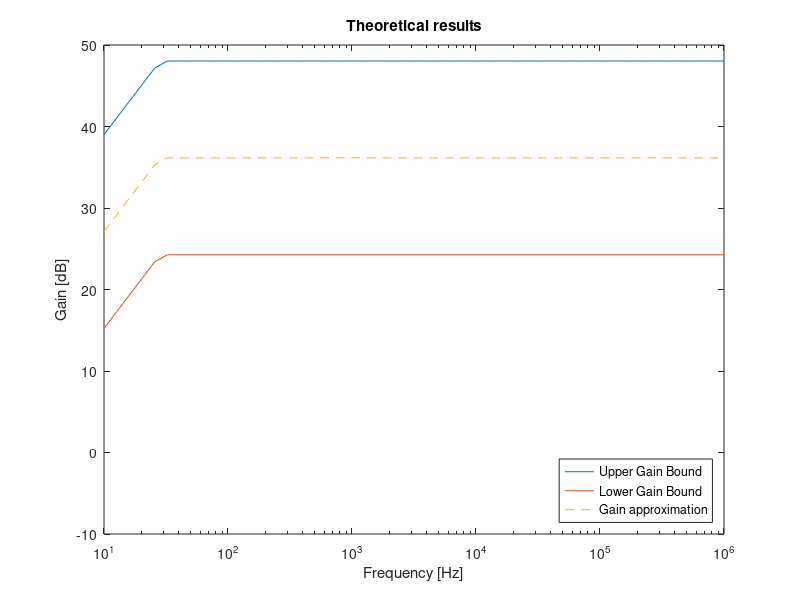

MATLAB code for this plot:

clear all

%gain stage

VT=25e-3
BFN=178.7
VAFN=69.7
RE1_valor=200
RC1=3800
RB1=33700
RB2=3600
VBEON=0.7
VCC=12
RS=100
Ci=800e-6
Ce=800e-6
Co=600e-6
RL=8

RE1=RE1_valor
RB=1/(1/RB1+1/RB2)
VEQ=RB2/(RB1+RB2)*VCC
IB1=(VEQ-VBEON)/(RB+(1+BFN)*RE1)
IC1=BFN*IB1
IE1=(1+BFN)*IB1
VE1=RE1*IE1
VO1=VCC-RC1*IC1
VCE=VO1-VE1


gm1=IC1/VT
rpi1=BFN/gm1
ro1=VAFN/IC1

RSB=RB*RS/(RB+RS)

%%%%%%%%%%%%%%%%%%%%%%%%%%%%%%%%%%%%%%%%%%%%%%%%%%%%%%%%%%%%%
% VERIFICAR QUAL A MELHOR APROXIMACAO, RE1=0 OU RE1=RE1_VALOR
% O VALOR CERTO DEVE FICAR NO MEIO DOS DOIS, ENTRE OC E SC!!!

AV1 = RSB/RS * RC1*(RE1-gm1*rpi1*ro1)/((ro1+RC1+RE1)*(RSB+rpi1+RE1)+gm1*RE1*ro1*rpi1 - RE1^2)
AV1_aux = AV1;
AVI_DB = 20*log10(abs(AV1))
AV1simple = RB/(RB+RS) * gm1*RC1/(1+gm1*RE1)
AVIsimple_DB = 20*log10(abs(AV1simple))


RE1=0
AV1 = RSB/RS * RC1*(RE1-gm1*rpi1*ro1)/((ro1+RC1+RE1)*(RSB+rpi1+RE1)+gm1*RE1*ro1*rpi1 - RE1^2)
AVI_DB = 20*log10(abs(AV1))
AV1simple =  - RSB/RS * gm1*RC1/(1+gm1*RE1)
AVIsimple_DB = 20*log10(abs(AV1simple))
%%%%%%%%%%%%%%%%%%%%%%%%%%%%%%%%%%%%%%%%%%%%%%%%%%%%%%%%%%%%%

RE1=RE1_valor
ZI1 = 1/(1/RB+1/(((ro1+RC1+RE1)*(rpi1+RE1)+gm1*RE1*ro1*rpi1 - RE1^2)/(ro1+RC1+RE1)))
ZX = ro1*((RSB+rpi1)*RE1/(RSB+rpi1+RE1))/(1/(1/ro1+1/(rpi1+RSB)+1/RE1+gm1*rpi1/(rpi1+RSB)))
ZX = ro1*(   1/RE1+1/(rpi1+RSB)+1/ro1+gm1*rpi1/(rpi1+RSB)  )/(   1/RE1+1/(rpi1+RSB) ) 
ZO1_aux = 1/(1/ZX+1/RC1)

RE1= 0
ZI1 = 1/(1/RB+1/(((ro1+RC1+RE1)*(rpi1+RE1)+gm1*RE1*ro1*rpi1 - RE1^2)/(ro1+RC1+RE1)))
ZO1 = 1/(1/ro1+1/RC1)

%ouput stage
BFP = 227.3
VAFP = 37.2
RE2 = 400
VEBON = 0.7
VI2 = VO1
IE2 = (VCC-VEBON-VI2)/RE2
IC2 = BFP/(BFP+1)*IE2
VO2 = VCC - RE2*IE2
VEC = VO2

gm2 = IC2/VT
go2 = IC2/VAFP
gpi2 = gm2/BFP
ge2 = 1/RE2

AV2 = gm2/(gm2+gpi2+go2+ge2)
ZI2 = (gm2+gpi2+go2+ge2)/gpi2/(gpi2+go2+ge2)
ZO2 = 1/(gm2+gpi2+go2+ge2)


%total
gB = 1/(1/gpi2+ZO1)
AV = (gB+gm2/gpi2*gB)/(gB+ge2+go2+gm2/gpi2*gB)*AV1
AV_aux = AV*AV1_aux/AV1;
AV_DB = 20*log10(abs(AV))
AV_DB_aux = 20*log10(abs(AV_aux))
ZI=ZI1
ZO=1/(go2+gm2/gpi2*gB+ge2+gB)


fich= fopen("FAR_NPN_del.tex","w");
string=strcat("V(CE)","\t&\t",num2str(VCE,'%.6f'),'\\','\\','\\',"hline\n");
fprintf(fich,string);
string=strcat("V(BEON)","\t&\t",num2str(VBEON,'%.6f'),'\\','\\','\\',"hline\n");
fprintf(fich,string);
if(VCE>VBEON)
  string=strcat("V(CE) greater than V(BEON)","\t&\t","Yes",'\\','\\','\\',"hline\n");
else
  string=strcat("V(CE) greater than V(BEON)","\t&\t","No",'\\','\\','\\',"hline\n");
end
fprintf(fich,string);
fclose(fich);


fich= fopen("FAR_PNP_del.tex","w");
string=strcat("V(EC)","\t&\t",num2str(VEC,'%.6f'),'\\','\\','\\',"hline\n");
fprintf(fich,string);
string=strcat("V(EBON)","\t&\t",num2str(VEBON,'%.6f'),'\\','\\','\\',"hline\n");
fprintf(fich,string);
if(VEC>VEBON)
  string=strcat("V(EC) greater than V(EBON)","\t&\t","Yes",'\\','\\','\\',"hline\n");
else
  string=strcat("V(EC) greater than V(EBON)","\t&\t","No",'\\','\\','\\',"hline\n");
end
fprintf(fich,string);
fclose(fich);



fich= fopen("theo_imp_del.tex","w");
string=strcat("$Z_{I1}$","\t&\t",num2str(ZI1,'%.6f'),'\\','\\','\\',"hline\n");
fprintf(fich,string);
string=strcat("$Z_{O1}$","\t&\t",num2str(ZO1,'%.6f'),'\\','\\','\\',"hline\n");
fprintf(fich,string);
string=strcat("$Z_{I2}$","\t&\t",num2str(ZI2,'%.6f'),'\\','\\','\\',"hline\n");
fprintf(fich,string);
string=strcat("$Z_{O2}$","\t&\t",num2str(ZO2,'%.6f'),'\\','\\','\\',"hline\n");
fprintf(fich,string);
string=strcat("$Z_{OT}$","\t&\t",num2str(ZO,'%.6f'),'\\','\\','\\',"hline\n");
fprintf(fich,string);
fclose(fich);

fich = fopen("theo_gain_high_del.tex","w");
string=strcat("$G_1$","\t&\t",num2str(AV1,'%.6f'),'\\','\\','\\',"hline\n");
fprintf(fich,string);
string=strcat("$G_2$","\t&\t",num2str(AV2,'%.6f'),'\\','\\','\\',"hline\n");
fprintf(fich,string);
string=strcat("$G_T$","\t&\t",num2str(AV,'%.6f'),'\\','\\','\\',"hline\n");
fprintf(fich,string);
string=strcat("$G_{T_{dB}}$","\t&\t",num2str(AV_DB,'%.6f'),'\\','\\','\\',"hline\n");
fprintf(fich,string);
fclose(fich);

fich = fopen("theo_gain_low_del.tex","w");
string=strcat("$G_1$","\t&\t",num2str(AV1_aux,'%.6f'),'\\','\\','\\',"hline\n");
fprintf(fich,string);
string=strcat("$G_2$","\t&\t",num2str(AV2,'%.6f'),'\\','\\','\\',"hline\n");
fprintf(fich,string);
string=strcat("$G_T$","\t&\t",num2str(AV_aux,'%.6f'),'\\','\\','\\',"hline\n");
fprintf(fich,string);
string=strcat("$G_{T_{dB}}$","\t&\t",num2str(AV_DB_aux,'%.6f'),'\\','\\','\\',"hline\n");
fprintf(fich,string);
fclose(fich);

%lower CO-freq

RE1=RE1_valor;


Aux =(rpi1+RSB)/(rpi1*gm1);
Aux = Aux*RE1/(Aux+RE1);

%RE1//aux

w_L= 1/(Ce*Aux)+ 1/((ZO+RL)*Co) +1/((ZI+RS)*Ci);
f_L=w_L/(2*pi);


fich = fopen("theo_CO_freq_band_del.tex","w");
string=strcat("Lower CO freq","\t&\t",num2str(f_L,'%.6f'),'\\','\\','\\',"hline\n");
fprintf(fich,string);
fclose(fich);

fig1=figure;
b = (10^(AV_DB/20))/f_L;
x = logspace(1,6,50);

c = (10^(AV_DB_aux/20))/f_L;
d = (10^((AV_DB_aux+AV_DB)/40))/f_L;

gain_func_h = @(f) 20*log10(f*b).*(f<f_L & f>0)+AV_DB*(f>=f_L & f>0);
gain_func_l = @(f) 20*log10(f*c).*(f<f_L & f>0)+AV_DB_aux*(f>=f_L & f>0);
gain_func_m = @(f) 20*log10(f*d).*(f<f_L & f>0)+0.5*(AV_DB_aux+AV_DB)*(f>=f_L & f>0);

semilogx(x, gain_func_h(x), x , gain_func_l(x), x, gain_func_m(x), "--");

xlabel("Frequency [Hz]");
ylabel("Gain [dB]");
ylim([-10 50]);
title("Theoretical results");
legend({"Upper Gain Bound", "Lower Gain Bound", "Gain approximation"}, 'Location', 'southeast');
print (fig1, "theo_results.eps", "-depsc");



